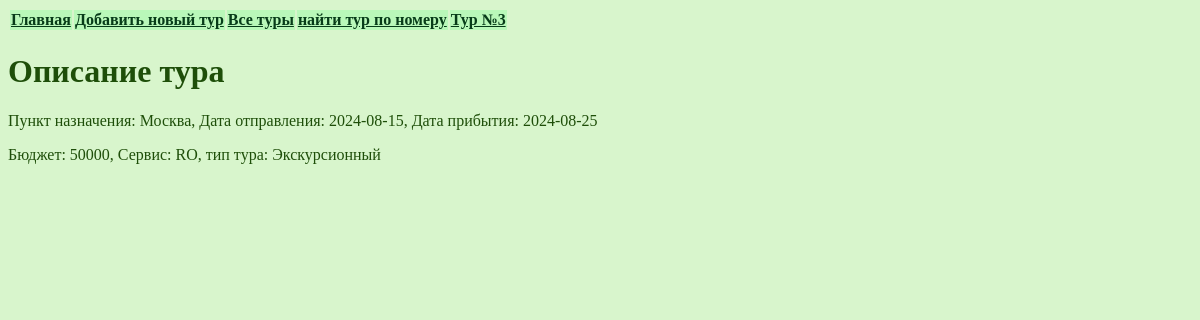
Page /trev/1 on the committed database.
### app_itog.py (models this page shows, shortened)
class Trevels(db.Model):
    __tablename__ = 'journey'  # Указываем название таблицы
    id = db.Column(db.Integer, primary_key=True)  # ID тура (первичный ключ)
    destination = db.Column(db.String(80))  # Название тура
    d_date = db.Column(db.String(80))  # дата отправления тура
    r_date = db.Column(db.String(80))  # дата отправления тура
    budget = db.Column(db.Integer)  # бюджет тура
    services = db.Column(db.String(80))  # сервис тура
    nametype = db.Column(db.String(80))  # тип тура

### app_itog.py (the view)
@app.route("/trev/<id>")
def trev(id):
    trevel = Trevels.query.filter_by(id=id).all()
    print(trevel)
    if trevel != []:
        return render_template('trev.html', trev = trevel[0] )
    else:
        return "Такого тура нет"

### templates/trev.html (shortened to what this page needs)
<!DOCTYPE html>
<html>
<head>
  <link rel="stylesheet" href="{{ url_for('static', filename='css/style.css') }}">
</head>
<body>
<table id="cap_">
    <tr>
        <th><a href="http://127.0.0.1:5000"> Главная </a></th>
        <th><a href="http://127.0.0.1:5000/trev_form"> Добавить новый тур </a></th>
        <th><a href="http://127.0.0.1:5000/trevs"> Все туры </a></th>
        <th><a href="http://127.0.0.1:5000/trev_form_sh"> найти тур по номеру </a></th>
        <th><a href="http://127.0.0.1:5000/trev/3">Тур №3 </a></th>
    </tr>
</table>
    <h1>Описание тура</h1>
    <p>Пункт назначения: {{trev.destination}}, Дата отправления: {{trev.d_date}}, Дата прибытия: {{trev.r_date}}</p>
    <p>Бюджет: {{trev.budget}}, Сервис: {{trev.services}}, тип тура: {{trev.nametype}}</p>
  </body>
</html>

### static/css/style.css (style rules this page uses)
tr { background: #b9f8b9; color:#073c19 }
body { background: #d8f5cc; color: #1e4e09; }
A:link { color: #073c19; }

### rows in the picture
Trevels: destination "Москва", d_date "2024-08-15", r_date "2024-08-25", budget "50000", services "RO", nametype "Экскурсионный"
